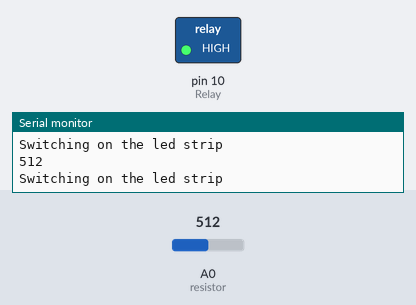
Recording of a sketch running on a simulated Arduino Uno, built with avr-gcc and run on an emulated ATmega328P. Shown: switched loads named in the sketch (green lamp = pin HIGH), the last lines printed to the serial monitor. The inputs (shaded band) are chosen by the test bench; at power-on: A0 (resistor) = 512.

Above: at 1.8 s.
1.9 s: A0 (resistor) set to 11
3.4 s: A0 (resistor) set to 8
At 5.0 s:
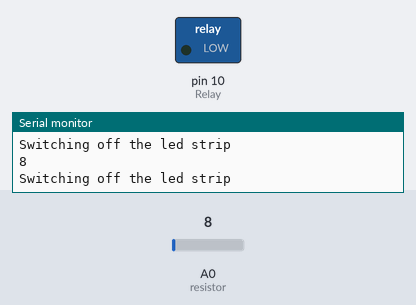
5.5 s: A0 (resistor) set to 122
At 6.1 s:
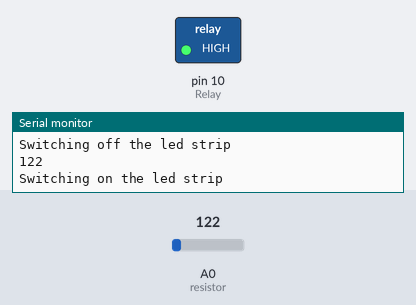
Timing chart, 0 to 8.5 s (numbered marks = the images above; inputs shaded):
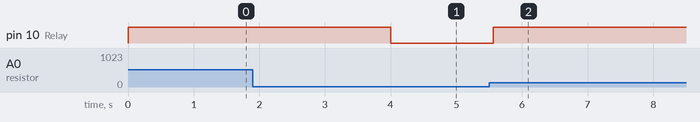

The sketch:

light_sensiitive_led_strip.cpp.ino
```cpp
#define resistor A0
#define Relay 10
void setup() {
  pinMode(resistor,INPUT);
  pinMode(Relay,OUTPUT);
  Serial.begin(9600);

}

void loop() {
  // put your main code here, to run repeatedly:
 int value=analogRead(resistor);
 Serial.println(value);
  //if value of resistance is greater then a threshold value we will switch on the led strip
  if(value >9.5)
  {
    High();
    delay(1000);
    }
    else
{
  Low();
  }


}
void High()
{
   Serial.println("Switching on the led strip");
   digitalWrite(Relay,HIGH);
  }
void Low()
{
  Serial.println("Switching off the led strip");
   digitalWrite(Relay,LOW);
  }
```

Measured:
- the behaviour switches between 10 and 9 on A0 (resistor) (found by bisection; images 0 and 1)
- after the input at 3.4 s, pin 10 (Relay): HIGH → LOW after 0.60 s
- after the input at 5.5 s, pin 10 (Relay): LOW → HIGH after 0.07 s
